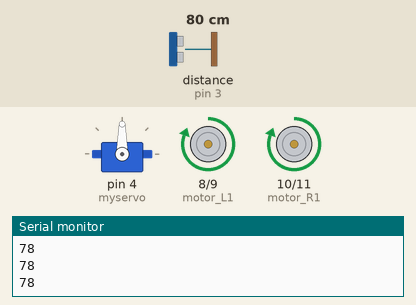
Simulated run of this sketch. Board: Arduino Uno, built with avr-gcc and run on an emulated ATmega328P. Parts: servo, motor-driver pin pairs drawn as motors (green arrow = first pin HIGH = forward, orange = second pin HIGH = backward, longer = more drive), the last lines printed to the serial monitor. Wiring (inferred from the names in the program): ultrasonic range finder: trigger pin 2; echo pin 3. The test bench sets the inputs (shaded band); at power-on: distance to the obstacle (sensor on pin 3) 80 cm. The echo pulse lasts 58.3 µs per cm.

Above: at 1.7 s.
1.8 s: distance to the obstacle (sensor on pin 3) set to 28 cm
3.3 s: distance to the obstacle (sensor on pin 3) set to 24 cm
At 4.0 s:
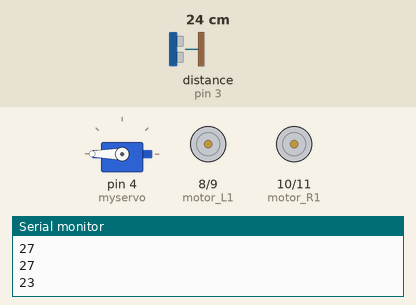
6.3 s: distance to the obstacle (sensor on pin 3) set to 35 cm
At 7.4 s:
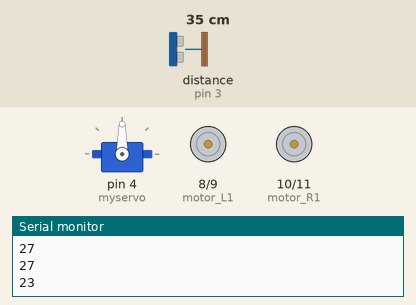
9.3 s: distance to the obstacle (sensor on pin 3) set to 2 cm
At 11.4 s:
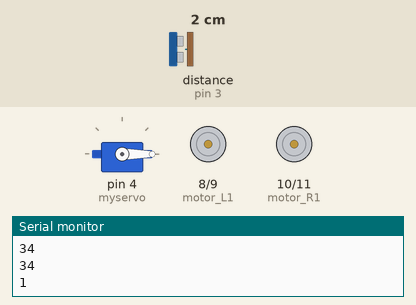
Timing chart, 0 to 13.3 s (numbered marks = the images above; inputs shaded):
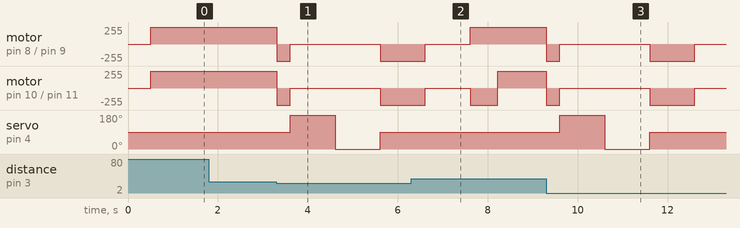

The sketch:

Robot_Sterilizer.ino
```cpp
#include <Servo.h> //the servo library
Servo myservo;
int pos = 0;
//attaching the left motor to arduino pins
int motor_L1 = 8;
int motor_L2 = 9;
int enable_L = 7;
//attaching the right motor to arduino pins
int motor_R1 = 10;
int motor_R2 = 11;
int enable_R = 12;
//attaching the ultrasonic to arduino pins
const int trig = 2;
const int echo = 3;
//attaching the servo motor sinal to arduino pins
int servo_motor = 4;

int limits = 25;// the limit of available space of the obstacle
int i;
int x = 0;
unsigned long time;
int range;
int distance_left, distance_right;
int max_speed = 30;

void the_distance();
void go_straight(int way);
void go_left();
void go_right();
void move_back_and_forth();
void motor_reset();
void turn_right();
void turn_left();

void setup()
{
  Serial.begin(9600);
  myservo.attach(4);
  pinMode(trig, OUTPUT);
  pinMode(echo, INPUT);

  pinMode(motor_L1,OUTPUT);
  pinMode(motor_L2,OUTPUT);
  pinMode(motor_R1,OUTPUT);
  pinMode(motor_R2,OUTPUT);

  digitalWrite(enable_L, HIGH);
  digitalWrite(enable_R, HIGH);

  digitalWrite(motor_L1, LOW);
  digitalWrite(motor_L2, LOW);
  digitalWrite(motor_R1, LOW);
  digitalWrite(motor_R2, LOW);

  myservo.write(90);
  delay(500);
}

void loop() {
range = 0;
  the_distance();
  Serial.println(range);
  if (range > limits)
  {
    go_straight();
  }
  else
  {
    motor_reset();
    move_back();
    delay(300);
    motor_reset();
    turn_left();
    the_distance();
    distance_left = range;
    turn_right();
    the_distance();
    distance_right = range;
    if ( distance_right < 30 &&  distance_left < 30) {
      move_back();
      delay(1000);
      motor_reset();
      delay(1000);
      go_right();
    }
    else
    {
      if ( distance_right >=  distance_left)
      {
        go_right();
        delay(100);
      }
      if ( distance_right <  distance_left)
      {
        go_left();
        delay(100);
      }
    }
  }
}

void motor_reset()
{
  digitalWrite(motor_L1, LOW);
  digitalWrite(motor_L2, LOW);
  digitalWrite(motor_R1, LOW);
  digitalWrite(motor_R2, LOW);
}

void go_straight()
{

  digitalWrite(motor_L1, HIGH);
  digitalWrite(motor_L2, LOW);
  digitalWrite(motor_R1, HIGH);
  digitalWrite(motor_R2, LOW);
}

void go_right()
{
  motor_reset();
  digitalWrite(motor_L1, HIGH);
  digitalWrite(motor_L2, LOW);
  digitalWrite(motor_R2, HIGH);
  digitalWrite(motor_R1, LOW);
  delay(600);
  digitalWrite(motor_L1, LOW);
  digitalWrite(motor_R2, LOW);
}

void go_left()
{
  motor_reset();
  digitalWrite(motor_R1, HIGH);
  digitalWrite(motor_R2, LOW);
  digitalWrite(motor_L2, HIGH);
  digitalWrite(motor_L1, LOW);
  delay(600);
  digitalWrite(motor_R1, LOW);
  digitalWrite(motor_L2, LOW);
}

void move_back()
{
  digitalWrite(motor_L2, HIGH);
  digitalWrite(motor_L1, LOW);
  digitalWrite(motor_R2, HIGH);
  digitalWrite(motor_R1, LOW);
}

void the_distance()
{

  digitalWrite(trig, LOW);
  delayMicroseconds(2);
  digitalWrite(trig, HIGH);
  delayMicroseconds(10);
  digitalWrite(trig, LOW);


  // Measure HIGH pulse width at echo pin.
  time = pulseIn(echo, HIGH);

  range =  time*0.034/2;
}

void turn_left()
{
  myservo.write(180);              // tell servo to go to position in variable 'pos'
  delay(1000);
  the_distance();
  myservo.write(90);              // tell servo to go to position in variable 'pos'
}

void turn_right()
{
  myservo.write(0);              // tell servo to go to position in variable 'pos'
  delay(1000);
  the_distance();
  myservo.write(90);              // tell servo to go to position in variable 'pos'
}

void resetservo()
{
  myservo.write(90);
}
```

Measured:
- the behaviour switches between 27 and 26 cm on distance to the obstacle (sensor on pin 3) (found by bisection; images 0 and 1)
- after the input at 3.3 s, motor on pin 8 (motor_L1) / pin 9 (motor_L2), motor on pin 10 (motor_R1) / pin 11 (motor_R2): forward 255/255 → backward 255/255 at once, → stopped 0.30 s later, → backward 255/255 2.0 s later; servo on pin 4 (myservo): 90° → 180° after 0.31 s, → 0° 1.0 s later, → 90° 1.0 s later
- after the input at 6.3 s, motor on pin 8 (motor_L1) / pin 9 (motor_L2): goes on until 7.6 s, then stays forward 255/255; servo on pin 4 (myservo): stays 90° (without the input it goes to 180° after 2.2 s)
- after the input at 9.3 s, motor on pin 8 (motor_L1) / pin 9 (motor_L2), motor on pin 10 (motor_R1) / pin 11 (motor_R2): forward 255/255 → backward 255/255 at once, → stopped 0.30 s later, → backward 255/255 2.0 s later, → stopped 1.0 s later; servo on pin 4 (myservo): 90° → 180° after 0.31 s, → 0° 1.0 s later, → 90° 1.0 s later
